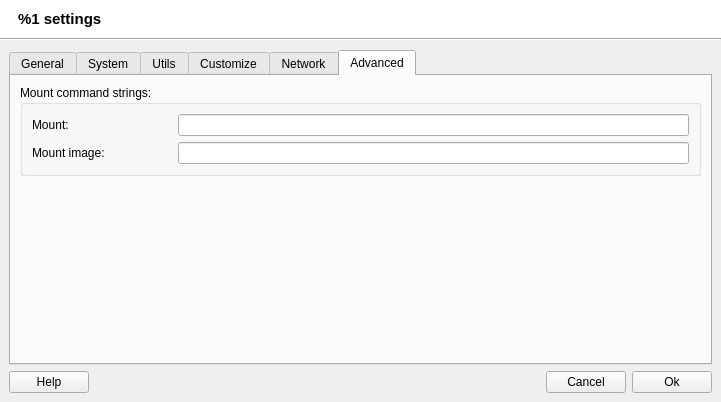
<?xml version="1.0" encoding="UTF-8"?>
<ui version="4.0">
 <class>AppSettings</class>
 <widget class="QDialog" name="AppSettings">
  <property name="windowModality">
   <enum>Qt::WindowModal</enum>
  </property>
  <property name="geometry">
   <rect>
    <x>0</x>
    <y>0</y>
    <width>712</width>
    <height>402</height>
   </rect>
  </property>
  <property name="windowTitle">
   <string>%1 settings</string>
  </property>
  <property name="windowIcon">
   <iconset>
    <normaloff>:/data/q4wine.png</normaloff>:/data/q4wine.png</iconset>
  </property>
  <layout class="QVBoxLayout">
   <property name="spacing">
    <number>0</number>
   </property>
   <property name="margin">
    <number>0</number>
   </property>
   <item>
    <widget class="QWidget" name="widget_7" native="true">
     <property name="palette">
      <palette>
       <active>
        <colorrole role="Button">
         <brush brushstyle="SolidPattern">
          <color alpha="255">
           <red>255</red>
           <green>255</green>
           <blue>255</blue>
          </color>
         </brush>
        </colorrole>
        <colorrole role="Midlight">
         <brush brushstyle="SolidPattern">
          <color alpha="255">
           <red>255</red>
           <green>255</green>
           <blue>255</blue>
          </color>
         </brush>
        </colorrole>
        <colorrole role="Base">
         <brush brushstyle="SolidPattern">
          <color alpha="255">
           <red>255</red>
           <green>255</green>
           <blue>255</blue>
          </color>
         </brush>
        </colorrole>
        <colorrole role="Window">
         <brush brushstyle="SolidPattern">
          <color alpha="255">
           <red>255</red>
           <green>255</green>
           <blue>255</blue>
          </color>
         </brush>
        </colorrole>
       </active>
       <inactive>
        <colorrole role="Button">
         <brush brushstyle="SolidPattern">
          <color alpha="255">
           <red>255</red>
           <green>255</green>
           <blue>255</blue>
          </color>
         </brush>
        </colorrole>
        <colorrole role="Midlight">
         <brush brushstyle="SolidPattern">
          <color alpha="255">
           <red>255</red>
           <green>255</green>
           <blue>255</blue>
          </color>
         </brush>
        </colorrole>
        <colorrole role="Base">
         <brush brushstyle="SolidPattern">
          <color alpha="255">
           <red>255</red>
           <green>255</green>
           <blue>255</blue>
          </color>
         </brush>
        </colorrole>
        <colorrole role="Window">
         <brush brushstyle="SolidPattern">
          <color alpha="255">
           <red>255</red>
           <green>255</green>
           <blue>255</blue>
          </color>
         </brush>
        </colorrole>
       </inactive>
       <disabled>
        <colorrole role="Button">
         <brush brushstyle="SolidPattern">
          <color alpha="255">
           <red>255</red>
           <green>255</green>
           <blue>255</blue>
          </color>
         </brush>
        </colorrole>
        <colorrole role="Midlight">
         <brush brushstyle="SolidPattern">
          <color alpha="255">
           <red>255</red>
           <green>255</green>
           <blue>255</blue>
          </color>
         </brush>
        </colorrole>
        <colorrole role="Base">
         <brush brushstyle="SolidPattern">
          <color alpha="255">
           <red>255</red>
           <green>255</green>
           <blue>255</blue>
          </color>
         </brush>
        </colorrole>
        <colorrole role="Window">
         <brush brushstyle="SolidPattern">
          <color alpha="255">
           <red>255</red>
           <green>255</green>
           <blue>255</blue>
          </color>
         </brush>
        </colorrole>
       </disabled>
      </palette>
     </property>
     <property name="autoFillBackground">
      <bool>true</bool>
     </property>
     <layout class="QHBoxLayout">
      <property name="leftMargin">
       <number>18</number>
      </property>
      <item>
       <widget class="QLabel" name="lblCaption">
        <property name="font">
         <font>
          <pointsize>11</pointsize>
          <weight>75</weight>
          <bold>true</bold>
         </font>
        </property>
        <property name="text">
         <string>%1 settings</string>
        </property>
       </widget>
      </item>
      <item>
       <spacer>
        <property name="orientation">
         <enum>Qt::Horizontal</enum>
        </property>
        <property name="sizeHint" stdset="0">
         <size>
          <width>40</width>
          <height>20</height>
         </size>
        </property>
       </spacer>
      </item>
      <item>
       <widget class="QLabel" name="lblLogo">
        <property name="sizePolicy">
         <sizepolicy hsizetype="Fixed" vsizetype="Fixed">
          <horstretch>0</horstretch>
          <verstretch>0</verstretch>
         </sizepolicy>
        </property>
        <property name="maximumSize">
         <size>
          <width>48</width>
          <height>48</height>
         </size>
        </property>
        <property name="text">
         <string/>
        </property>
       </widget>
      </item>
     </layout>
    </widget>
   </item>
   <item>
    <widget class="Line" name="line">
     <property name="orientation">
      <enum>Qt::Horizontal</enum>
     </property>
    </widget>
   </item>
   <item>
    <widget class="QWidget" name="widget" native="true">
     <layout class="QVBoxLayout">
      <item>
       <widget class="QTabWidget" name="twbGeneral">
        <property name="currentIndex">
         <number>5</number>
        </property>
        <widget class="QWidget" name="tab">
         <attribute name="title">
          <string>General</string>
         </attribute>
         <layout class="QVBoxLayout">
          <item>
           <widget class="QGroupBox" name="groupBox">
            <property name="title">
             <string>Wine settings</string>
            </property>
            <layout class="QVBoxLayout">
             <item>
              <widget class="QWidget" name="widget_2" native="true">
               <layout class="QHBoxLayout">
                <property name="margin">
                 <number>0</number>
                </property>
                <item>
                 <widget class="QLabel" name="label">
                  <property name="minimumSize">
                   <size>
                    <width>140</width>
                    <height>0</height>
                   </size>
                  </property>
                  <property name="maximumSize">
                   <size>
                    <width>140</width>
                    <height>16777215</height>
                   </size>
                  </property>
                  <property name="text">
                   <string>Bin:</string>
                  </property>
                 </widget>
                </item>
                <item>
                 <widget class="QLineEdit" name="txtWineBin"/>
                </item>
                <item>
                 <widget class="QPushButton" name="cmdGetWineBin">
                  <property name="text">
                   <string/>
                  </property>
                  <property name="iconSize">
                   <size>
                    <width>16</width>
                    <height>16</height>
                   </size>
                  </property>
                 </widget>
                </item>
               </layout>
              </widget>
             </item>
             <item>
              <widget class="QWidget" name="widget_4" native="true">
               <layout class="QHBoxLayout">
                <property name="margin">
                 <number>0</number>
                </property>
                <item>
                 <widget class="QLabel" name="label_2">
                  <property name="minimumSize">
                   <size>
                    <width>140</width>
                    <height>0</height>
                   </size>
                  </property>
                  <property name="maximumSize">
                   <size>
                    <width>140</width>
                    <height>16777215</height>
                   </size>
                  </property>
                  <property name="text">
                   <string>Server:</string>
                  </property>
                 </widget>
                </item>
                <item>
                 <widget class="QLineEdit" name="txtWineServerBin"/>
                </item>
                <item>
                 <widget class="QPushButton" name="cmdGetWineServerBin">
                  <property name="text">
                   <string/>
                  </property>
                  <property name="iconSize">
                   <size>
                    <width>16</width>
                    <height>16</height>
                   </size>
                  </property>
                 </widget>
                </item>
               </layout>
              </widget>
             </item>
             <item>
              <widget class="QWidget" name="widget_10" native="true">
               <layout class="QHBoxLayout">
                <property name="margin">
                 <number>0</number>
                </property>
                <item>
                 <widget class="QLabel" name="label_3">
                  <property name="minimumSize">
                   <size>
                    <width>140</width>
                    <height>0</height>
                   </size>
                  </property>
                  <property name="maximumSize">
                   <size>
                    <width>140</width>
                    <height>16777215</height>
                   </size>
                  </property>
                  <property name="text">
                   <string>Loader:</string>
                  </property>
                 </widget>
                </item>
                <item>
                 <widget class="QLineEdit" name="txtWineLoaderBin"/>
                </item>
                <item>
                 <widget class="QPushButton" name="cmdGetWineLoaderBin">
                  <property name="text">
                   <string/>
                  </property>
                  <property name="iconSize">
                   <size>
                    <width>16</width>
                    <height>16</height>
                   </size>
                  </property>
                 </widget>
                </item>
               </layout>
              </widget>
             </item>
             <item>
              <widget class="QWidget" name="widget_11" native="true">
               <layout class="QHBoxLayout">
                <property name="margin">
                 <number>0</number>
                </property>
                <item>
                 <widget class="QLabel" name="label_11">
                  <property name="minimumSize">
                   <size>
                    <width>140</width>
                    <height>0</height>
                   </size>
                  </property>
                  <property name="maximumSize">
                   <size>
                    <width>140</width>
                    <height>16777215</height>
                   </size>
                  </property>
                  <property name="text">
                   <string>Libs:</string>
                  </property>
                 </widget>
                </item>
                <item>
                 <widget class="QLineEdit" name="txtWineLibs"/>
                </item>
                <item>
                 <widget class="QPushButton" name="cmdGetWineLibs">
                  <property name="text">
                   <string/>
                  </property>
                  <property name="iconSize">
                   <size>
                    <width>16</width>
                    <height>16</height>
                   </size>
                  </property>
                 </widget>
                </item>
               </layout>
              </widget>
             </item>
            </layout>
           </widget>
          </item>
          <item>
           <widget class="QGroupBox" name="groupBox_4">
            <property name="title">
             <string>Tray Icon</string>
            </property>
            <layout class="QVBoxLayout">
             <item>
              <widget class="QCheckBox" name="chShowTrarey">
               <property name="text">
                <string>Use tray icon</string>
               </property>
               <property name="checked">
                <bool>true</bool>
               </property>
              </widget>
             </item>
            </layout>
           </widget>
          </item>
          <item>
           <spacer>
            <property name="orientation">
             <enum>Qt::Vertical</enum>
            </property>
            <property name="sizeHint" stdset="0">
             <size>
              <width>680</width>
              <height>20</height>
             </size>
            </property>
           </spacer>
          </item>
         </layout>
        </widget>
        <widget class="QWidget" name="tab_4">
         <attribute name="title">
          <string>System</string>
         </attribute>
         <layout class="QVBoxLayout" name="verticalLayout">
          <item>
           <widget class="QGroupBox" name="groupBox_7">
            <property name="title">
             <string>System utils</string>
            </property>
            <layout class="QVBoxLayout">
             <item>
              <widget class="QWidget" name="widget_14" native="true">
               <layout class="QHBoxLayout">
                <property name="margin">
                 <number>0</number>
                </property>
                <item>
                 <widget class="QLabel" name="label_13">
                  <property name="minimumSize">
                   <size>
                    <width>140</width>
                    <height>0</height>
                   </size>
                  </property>
                  <property name="maximumSize">
                   <size>
                    <width>140</width>
                    <height>16777215</height>
                   </size>
                  </property>
                  <property name="text">
                   <string>tar:</string>
                  </property>
                 </widget>
                </item>
                <item>
                 <widget class="QLineEdit" name="txtTarBin"/>
                </item>
                <item>
                 <widget class="QPushButton" name="cmdGetTarBin">
                  <property name="text">
                   <string/>
                  </property>
                  <property name="iconSize">
                   <size>
                    <width>16</width>
                    <height>16</height>
                   </size>
                  </property>
                 </widget>
                </item>
               </layout>
              </widget>
             </item>
             <item>
              <widget class="QWidget" name="widget_17" native="true">
               <layout class="QHBoxLayout">
                <property name="margin">
                 <number>0</number>
                </property>
                <item>
                 <widget class="QLabel" name="label_16">
                  <property name="minimumSize">
                   <size>
                    <width>140</width>
                    <height>0</height>
                   </size>
                  </property>
                  <property name="maximumSize">
                   <size>
                    <width>140</width>
                    <height>16777215</height>
                   </size>
                  </property>
                  <property name="text">
                   <string>mount:</string>
                  </property>
                 </widget>
                </item>
                <item>
                 <widget class="QLineEdit" name="txtMountBin"/>
                </item>
                <item>
                 <widget class="QPushButton" name="cmdGetMountBin">
                  <property name="text">
                   <string/>
                  </property>
                  <property name="iconSize">
                   <size>
                    <width>16</width>
                    <height>16</height>
                   </size>
                  </property>
                 </widget>
                </item>
               </layout>
              </widget>
             </item>
             <item>
              <widget class="QWidget" name="widget_18" native="true">
               <layout class="QHBoxLayout">
                <property name="margin">
                 <number>0</number>
                </property>
                <item>
                 <widget class="QLabel" name="label_17">
                  <property name="minimumSize">
                   <size>
                    <width>140</width>
                    <height>0</height>
                   </size>
                  </property>
                  <property name="maximumSize">
                   <size>
                    <width>140</width>
                    <height>16777215</height>
                   </size>
                  </property>
                  <property name="text">
                   <string>umount:</string>
                  </property>
                 </widget>
                </item>
                <item>
                 <widget class="QLineEdit" name="txtUmountBin"/>
                </item>
                <item>
                 <widget class="QPushButton" name="cmdGetUmountBin">
                  <property name="text">
                   <string/>
                  </property>
                  <property name="iconSize">
                   <size>
                    <width>16</width>
                    <height>16</height>
                   </size>
                  </property>
                 </widget>
                </item>
               </layout>
              </widget>
             </item>
             <item>
              <widget class="QWidget" name="widget_19" native="true">
               <layout class="QHBoxLayout">
                <property name="margin">
                 <number>0</number>
                </property>
                <item>
                 <widget class="QLabel" name="label_19">
                  <property name="minimumSize">
                   <size>
                    <width>140</width>
                    <height>0</height>
                   </size>
                  </property>
                  <property name="maximumSize">
                   <size>
                    <width>140</width>
                    <height>16777215</height>
                   </size>
                  </property>
                  <property name="text">
                   <string>sudo:</string>
                  </property>
                 </widget>
                </item>
                <item>
                 <widget class="QLineEdit" name="txtSudoBin"/>
                </item>
                <item>
                 <widget class="QPushButton" name="cmdGetSudoBin">
                  <property name="text">
                   <string/>
                  </property>
                  <property name="iconSize">
                   <size>
                    <width>16</width>
                    <height>16</height>
                   </size>
                  </property>
                 </widget>
                </item>
               </layout>
              </widget>
             </item>
             <item>
              <widget class="QWidget" name="widget_31" native="true">
               <layout class="QHBoxLayout" name="_2">
                <property name="margin">
                 <number>0</number>
                </property>
                <item>
                 <widget class="QLabel" name="label_30">
                  <property name="minimumSize">
                   <size>
                    <width>140</width>
                    <height>0</height>
                   </size>
                  </property>
                  <property name="maximumSize">
                   <size>
                    <width>140</width>
                    <height>16777215</height>
                   </size>
                  </property>
                  <property name="text">
                   <string>gui sudo:</string>
                  </property>
                 </widget>
                </item>
                <item>
                 <widget class="QLineEdit" name="txtGuiSudoBin"/>
                </item>
                <item>
                 <widget class="QPushButton" name="cmdGetGuiSudoBin">
                  <property name="text">
                   <string/>
                  </property>
                  <property name="iconSize">
                   <size>
                    <width>16</width>
                    <height>16</height>
                   </size>
                  </property>
                 </widget>
                </item>
               </layout>
              </widget>
             </item>
             <item>
              <widget class="QWidget" name="widget_24" native="true">
               <layout class="QHBoxLayout">
                <property name="margin">
                 <number>0</number>
                </property>
                <item>
                 <widget class="QLabel" name="label_23">
                  <property name="minimumSize">
                   <size>
                    <width>140</width>
                    <height>0</height>
                   </size>
                  </property>
                  <property name="maximumSize">
                   <size>
                    <width>140</width>
                    <height>16777215</height>
                   </size>
                  </property>
                  <property name="text">
                   <string>nice:</string>
                  </property>
                 </widget>
                </item>
                <item>
                 <widget class="QLineEdit" name="txtNiceBin"/>
                </item>
                <item>
                 <widget class="QPushButton" name="cmdGetNiceBin">
                  <property name="text">
                   <string/>
                  </property>
                  <property name="iconSize">
                   <size>
                    <width>16</width>
                    <height>16</height>
                   </size>
                  </property>
                 </widget>
                </item>
               </layout>
              </widget>
             </item>
             <item>
              <widget class="QWidget" name="widget_25" native="true">
               <layout class="QHBoxLayout">
                <property name="margin">
                 <number>0</number>
                </property>
                <item>
                 <widget class="QLabel" name="label_24">
                  <property name="minimumSize">
                   <size>
                    <width>140</width>
                    <height>0</height>
                   </size>
                  </property>
                  <property name="maximumSize">
                   <size>
                    <width>140</width>
                    <height>16777215</height>
                   </size>
                  </property>
                  <property name="text">
                   <string>renice:</string>
                  </property>
                 </widget>
                </item>
                <item>
                 <widget class="QLineEdit" name="txtReniceBin"/>
                </item>
                <item>
                 <widget class="QPushButton" name="cmdGetReniceBin">
                  <property name="text">
                   <string/>
                  </property>
                  <property name="iconSize">
                   <size>
                    <width>16</width>
                    <height>16</height>
                   </size>
                  </property>
                 </widget>
                </item>
               </layout>
              </widget>
             </item>
             <item>
              <widget class="QWidget" name="widget_28" native="true">
               <layout class="QHBoxLayout">
                <property name="margin">
                 <number>0</number>
                </property>
                <item>
                 <widget class="QLabel" name="label_27">
                  <property name="minimumSize">
                   <size>
                    <width>140</width>
                    <height>0</height>
                   </size>
                  </property>
                  <property name="maximumSize">
                   <size>
                    <width>140</width>
                    <height>16777215</height>
                   </size>
                  </property>
                  <property name="text">
                   <string>sh:</string>
                  </property>
                 </widget>
                </item>
                <item>
                 <widget class="QLineEdit" name="txtShBin"/>
                </item>
                <item>
                 <widget class="QPushButton" name="cmdGetShBin">
                  <property name="text">
                   <string/>
                  </property>
                  <property name="iconSize">
                   <size>
                    <width>16</width>
                    <height>16</height>
                   </size>
                  </property>
                 </widget>
                </item>
               </layout>
              </widget>
             </item>
            </layout>
           </widget>
          </item>
          <item>
           <spacer>
            <property name="orientation">
             <enum>Qt::Vertical</enum>
            </property>
            <property name="sizeHint" stdset="0">
             <size>
              <width>680</width>
              <height>21</height>
             </size>
            </property>
           </spacer>
          </item>
         </layout>
        </widget>
        <widget class="QWidget" name="tab_3">
         <attribute name="title">
          <string>Utils</string>
         </attribute>
         <layout class="QVBoxLayout">
          <item>
           <widget class="QGroupBox" name="groupBox_2">
            <property name="title">
             <string>Console</string>
            </property>
            <layout class="QVBoxLayout">
             <item>
              <widget class="QWidget" name="widget_12" native="true">
               <layout class="QHBoxLayout">
                <property name="margin">
                 <number>0</number>
                </property>
                <item>
                 <widget class="QLabel" name="label_6">
                  <property name="minimumSize">
                   <size>
                    <width>140</width>
                    <height>0</height>
                   </size>
                  </property>
                  <property name="maximumSize">
                   <size>
                    <width>140</width>
                    <height>16777215</height>
                   </size>
                  </property>
                  <property name="text">
                   <string>Bin:</string>
                  </property>
                 </widget>
                </item>
                <item>
                 <widget class="QLineEdit" name="txtConsoleBin"/>
                </item>
                <item>
                 <widget class="QPushButton" name="cmdGetConsoleBin">
                  <property name="text">
                   <string/>
                  </property>
                  <property name="iconSize">
                   <size>
                    <width>16</width>
                    <height>16</height>
                   </size>
                  </property>
                 </widget>
                </item>
               </layout>
              </widget>
             </item>
             <item>
              <widget class="QWidget" name="widget_13" native="true">
               <layout class="QHBoxLayout">
                <property name="margin">
                 <number>0</number>
                </property>
                <item>
                 <widget class="QLabel" name="label_12">
                  <property name="minimumSize">
                   <size>
                    <width>140</width>
                    <height>0</height>
                   </size>
                  </property>
                  <property name="maximumSize">
                   <size>
                    <width>140</width>
                    <height>16777215</height>
                   </size>
                  </property>
                  <property name="text">
                   <string>Args:</string>
                  </property>
                 </widget>
                </item>
                <item>
                 <widget class="QLineEdit" name="txtConsoleArgs"/>
                </item>
               </layout>
              </widget>
             </item>
            </layout>
           </widget>
          </item>
          <item>
           <widget class="QGroupBox" name="groupBox_5">
            <property name="title">
             <string>Icotool</string>
            </property>
            <layout class="QVBoxLayout">
             <item>
              <widget class="QWidget" name="widget_26" native="true">
               <layout class="QHBoxLayout">
                <property name="margin">
                 <number>0</number>
                </property>
                <item>
                 <widget class="QLabel" name="label_25">
                  <property name="minimumSize">
                   <size>
                    <width>140</width>
                    <height>0</height>
                   </size>
                  </property>
                  <property name="maximumSize">
                   <size>
                    <width>140</width>
                    <height>16777215</height>
                   </size>
                  </property>
                  <property name="text">
                   <string>wrestool:</string>
                  </property>
                 </widget>
                </item>
                <item>
                 <widget class="QLineEdit" name="txtWrestoolBin"/>
                </item>
                <item>
                 <widget class="QPushButton" name="cmdGetWrestoolBin">
                  <property name="text">
                   <string/>
                  </property>
                  <property name="iconSize">
                   <size>
                    <width>16</width>
                    <height>16</height>
                   </size>
                  </property>
                 </widget>
                </item>
               </layout>
              </widget>
             </item>
             <item>
              <widget class="QWidget" name="widget_27" native="true">
               <layout class="QHBoxLayout">
                <property name="margin">
                 <number>0</number>
                </property>
                <item>
                 <widget class="QLabel" name="label_26">
                  <property name="minimumSize">
                   <size>
                    <width>140</width>
                    <height>0</height>
                   </size>
                  </property>
                  <property name="maximumSize">
                   <size>
                    <width>140</width>
                    <height>16777215</height>
                   </size>
                  </property>
                  <property name="text">
                   <string>icotool:</string>
                  </property>
                 </widget>
                </item>
                <item>
                 <widget class="QLineEdit" name="txtIcotoolBin"/>
                </item>
                <item>
                 <widget class="QPushButton" name="cmdGetIcotoolBin">
                  <property name="text">
                   <string/>
                  </property>
                  <property name="iconSize">
                   <size>
                    <width>16</width>
                    <height>16</height>
                   </size>
                  </property>
                 </widget>
                </item>
               </layout>
              </widget>
             </item>
            </layout>
           </widget>
          </item>
          <item>
           <spacer>
            <property name="orientation">
             <enum>Qt::Vertical</enum>
            </property>
            <property name="sizeHint" stdset="0">
             <size>
              <width>680</width>
              <height>21</height>
             </size>
            </property>
           </spacer>
          </item>
         </layout>
        </widget>
        <widget class="QWidget" name="tab_2">
         <attribute name="title">
          <string>Customize</string>
         </attribute>
         <layout class="QVBoxLayout">
          <item>
           <widget class="QGroupBox" name="groupBox_9">
            <property name="title">
             <string>Language</string>
            </property>
            <layout class="QVBoxLayout">
             <item>
              <widget class="QWidget" name="widget_30" native="true">
               <layout class="QHBoxLayout">
                <property name="margin">
                 <number>0</number>
                </property>
                <item>
                 <widget class="QLabel" name="label_29">
                  <property name="minimumSize">
                   <size>
                    <width>140</width>
                    <height>0</height>
                   </size>
                  </property>
                  <property name="maximumSize">
                   <size>
                    <width>140</width>
                    <height>16777215</height>
                   </size>
                  </property>
                  <property name="text">
                   <string>Language:</string>
                  </property>
                 </widget>
                </item>
                <item>
                 <widget class="QComboBox" name="comboLangs">
                  <item>
                   <property name="text">
                    <string>System Default</string>
                   </property>
                  </item>
                 </widget>
                </item>
               </layout>
              </widget>
             </item>
            </layout>
           </widget>
          </item>
          <item>
           <widget class="QGroupBox" name="groupBox_3">
            <property name="title">
             <string>Themes</string>
            </property>
            <layout class="QVBoxLayout">
             <item>
              <widget class="QListWidget" name="listThemesView">
               <property name="iconSize">
                <size>
                 <width>32</width>
                 <height>32</height>
                </size>
               </property>
              </widget>
             </item>
            </layout>
           </widget>
          </item>
         </layout>
        </widget>
        <widget class="QWidget" name="tab_5">
         <attribute name="title">
          <string>Network</string>
         </attribute>
         <layout class="QVBoxLayout">
          <item>
           <widget class="QGroupBox" name="groupBox_8">
            <property name="title">
             <string>Proxy settings</string>
            </property>
            <layout class="QVBoxLayout">
             <item>
              <widget class="QWidget" name="widget_29" native="true">
               <layout class="QHBoxLayout">
                <property name="margin">
                 <number>0</number>
                </property>
                <item>
                 <widget class="QLabel" name="label_28">
                  <property name="minimumSize">
                   <size>
                    <width>140</width>
                    <height>0</height>
                   </size>
                  </property>
                  <property name="maximumSize">
                   <size>
                    <width>140</width>
                    <height>16777215</height>
                   </size>
                  </property>
                  <property name="text">
                   <string>Proxy type:</string>
                  </property>
                 </widget>
                </item>
                <item>
                 <widget class="QComboBox" name="comboProxyType">
                  <item>
                   <property name="text">
                    <string>No Proxy</string>
                   </property>
                  </item>
                  <item>
                   <property name="text">
                    <string>HTTP</string>
                   </property>
                  </item>
                  <item>
                   <property name="text">
                    <string>Socks v5</string>
                   </property>
                  </item>
                 </widget>
                </item>
               </layout>
              </widget>
             </item>
             <item>
              <widget class="QWidget" name="widget_20" native="true">
               <layout class="QHBoxLayout">
                <property name="margin">
                 <number>0</number>
                </property>
                <item>
                 <widget class="QLabel" name="label_18">
                  <property name="minimumSize">
                   <size>
                    <width>140</width>
                    <height>0</height>
                   </size>
                  </property>
                  <property name="maximumSize">
                   <size>
                    <width>140</width>
                    <height>16777215</height>
                   </size>
                  </property>
                  <property name="text">
                   <string>Host:</string>
                  </property>
                 </widget>
                </item>
                <item>
                 <widget class="QLineEdit" name="txtProxyHost">
                  <property name="enabled">
                   <bool>false</bool>
                  </property>
                  <property name="inputMask">
                   <string/>
                  </property>
                 </widget>
                </item>
               </layout>
              </widget>
             </item>
             <item>
              <widget class="QWidget" name="widget_21" native="true">
               <layout class="QHBoxLayout">
                <property name="margin">
                 <number>0</number>
                </property>
                <item>
                 <widget class="QLabel" name="label_20">
                  <property name="minimumSize">
                   <size>
                    <width>140</width>
                    <height>0</height>
                   </size>
                  </property>
                  <property name="maximumSize">
                   <size>
                    <width>140</width>
                    <height>16777215</height>
                   </size>
                  </property>
                  <property name="text">
                   <string>Port:</string>
                  </property>
                 </widget>
                </item>
                <item>
                 <widget class="QLineEdit" name="txtProxyPort">
                  <property name="enabled">
                   <bool>false</bool>
                  </property>
                  <property name="inputMask">
                   <string/>
                  </property>
                 </widget>
                </item>
               </layout>
              </widget>
             </item>
             <item>
              <widget class="QWidget" name="widget_22" native="true">
               <layout class="QHBoxLayout">
                <property name="margin">
                 <number>0</number>
                </property>
                <item>
                 <widget class="QLabel" name="label_21">
                  <property name="minimumSize">
                   <size>
                    <width>140</width>
                    <height>0</height>
                   </size>
                  </property>
                  <property name="maximumSize">
                   <size>
                    <width>140</width>
                    <height>16777215</height>
                   </size>
                  </property>
                  <property name="text">
                   <string>Username:</string>
                  </property>
                 </widget>
                </item>
                <item>
                 <widget class="QLineEdit" name="txtProxyUser">
                  <property name="enabled">
                   <bool>false</bool>
                  </property>
                 </widget>
                </item>
               </layout>
              </widget>
             </item>
             <item>
              <widget class="QWidget" name="widget_23" native="true">
               <layout class="QHBoxLayout">
                <property name="margin">
                 <number>0</number>
                </property>
                <item>
                 <widget class="QLabel" name="label_22">
                  <property name="minimumSize">
                   <size>
                    <width>140</width>
                    <height>0</height>
                   </size>
                  </property>
                  <property name="maximumSize">
                   <size>
                    <width>140</width>
                    <height>16777215</height>
                   </size>
                  </property>
                  <property name="text">
                   <string>Password:</string>
                  </property>
                 </widget>
                </item>
                <item>
                 <widget class="QLineEdit" name="txtProxyPass">
                  <property name="enabled">
                   <bool>false</bool>
                  </property>
                 </widget>
                </item>
               </layout>
              </widget>
             </item>
            </layout>
           </widget>
          </item>
          <item>
           <spacer>
            <property name="orientation">
             <enum>Qt::Vertical</enum>
            </property>
            <property name="sizeHint" stdset="0">
             <size>
              <width>680</width>
              <height>31</height>
             </size>
            </property>
           </spacer>
          </item>
         </layout>
        </widget>
        <widget class="QWidget" name="tab_6">
         <attribute name="title">
          <string>Advanced</string>
         </attribute>
         <layout class="QGridLayout" name="gridLayout">
          <item row="0" column="0">
           <widget class="QGroupBox" name="groupBox_6">
            <property name="title">
             <string>Mount command strings:</string>
            </property>
            <layout class="QVBoxLayout" name="verticalLayout_2">
             <item>
              <widget class="QWidget" name="widget_32" native="true">
               <layout class="QHBoxLayout" name="_3">
                <property name="margin">
                 <number>0</number>
                </property>
                <item>
                 <widget class="QLabel" name="label_31">
                  <property name="minimumSize">
                   <size>
                    <width>140</width>
                    <height>0</height>
                   </size>
                  </property>
                  <property name="maximumSize">
                   <size>
                    <width>140</width>
                    <height>16777215</height>
                   </size>
                  </property>
                  <property name="text">
                   <string>Mount:</string>
                  </property>
                 </widget>
                </item>
                <item>
                 <widget class="QLineEdit" name="txtMountString">
                  <property name="inputMask">
                   <string/>
                  </property>
                 </widget>
                </item>
               </layout>
              </widget>
             </item>
             <item>
              <widget class="QWidget" name="widget_33" native="true">
               <layout class="QHBoxLayout" name="_4">
                <property name="margin">
                 <number>0</number>
                </property>
                <item>
                 <widget class="QLabel" name="label_32">
                  <property name="minimumSize">
                   <size>
                    <width>140</width>
                    <height>0</height>
                   </size>
                  </property>
                  <property name="maximumSize">
                   <size>
                    <width>140</width>
                    <height>16777215</height>
                   </size>
                  </property>
                  <property name="text">
                   <string>Mount image:</string>
                  </property>
                 </widget>
                </item>
                <item>
                 <widget class="QLineEdit" name="txtMountString_2">
                  <property name="inputMask">
                   <string/>
                  </property>
                 </widget>
                </item>
               </layout>
              </widget>
             </item>
            </layout>
           </widget>
          </item>
          <item row="1" column="0">
           <spacer name="verticalSpacer">
            <property name="orientation">
             <enum>Qt::Vertical</enum>
            </property>
            <property name="sizeHint" stdset="0">
             <size>
              <width>681</width>
              <height>187</height>
             </size>
            </property>
           </spacer>
          </item>
         </layout>
        </widget>
       </widget>
      </item>
      <item>
       <layout class="QHBoxLayout">
        <item>
         <widget class="QPushButton" name="cmdHelp">
          <property name="text">
           <string>Help</string>
          </property>
         </widget>
        </item>
        <item>
         <spacer>
          <property name="orientation">
           <enum>Qt::Horizontal</enum>
          </property>
          <property name="sizeHint" stdset="0">
           <size>
            <width>40</width>
            <height>20</height>
           </size>
          </property>
         </spacer>
        </item>
        <item>
         <widget class="QPushButton" name="cmdCancel">
          <property name="text">
           <string>Cancel</string>
          </property>
         </widget>
        </item>
        <item>
         <widget class="QPushButton" name="cmdOk">
          <property name="text">
           <string>Ok</string>
          </property>
         </widget>
        </item>
       </layout>
      </item>
     </layout>
    </widget>
   </item>
  </layout>
 </widget>
 <resources/>
 <connections/>
</ui>
